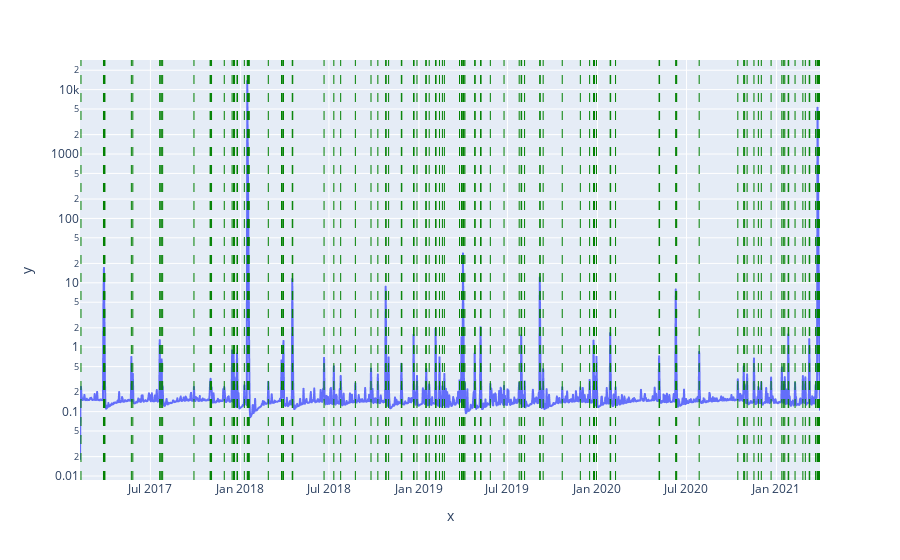

Notebook code for this chart:
### Code cell
fig = px.line(x = timestamps, y =stat_trajectory, log_y = True)
for i in changepoint:
  fig.add_vline(x=i, line_width=1,line_dash="dash" ,line_color="green")
fig.show()

### Figure 1 — Plotly figure (JSON) as saved in the notebook; plotly's stock layout.template omitted (floating-point values rounded to 4 significant figures; data arrays with more than 128 entries replaced by an {"elided": "..."} marker saying what was removed)
{"data": [{"hovertemplate": "x=%{x}<br>y=%{y}<extra></extra>", "legendgroup": "", "line": {"color": "#636efa", "dash": "solid"}, "marker": {"symbol": "circle"}, "mode": "lines", "name": "", "showlegend": false, "type": "scattergl", "x": {"elided": "1514 str values"}, "xaxis": "x", "y": {"elided": "1514 float values"}, "yaxis": "y"}], "layout": {"autosize": true, "legend": {"tracegroupgap": 0}, "margin": {"t": 60}, "shapes": [{"line": {"color": "green", "dash": "dash", "width": 1}, "type": "line", "x0": "2017-02-09T00:00:00", "x1": "2017-02-09T00:00:00", "xref": "x", "y0": 0, "y1": 1, "yref": "y domain"}, {"line": {"color": "green", "dash": "dash", "width": 1}, "type": "line", "x0": "2017-03-27T00:00:00", "x1": "2017-03-27T00:00:00", "xref": "x", "y0": 0, "y1": 1, "yref": "y domain"}, {"line": {"color": "green", "dash": "dash", "width": 1}, "type": "line", "x0": "2017-03-28T00:00:00", "x1": "2017-03-28T00:00:00", "xref": "x", "y0": 0, "y1": 1, "yref": "y domain"}, {"line": {"color": "green", "dash": "dash", "width": 1}, "type": "line", "x0": "2017-03-29T00:00:00", "x1": "2017-03-29T00:00:00", "xref": "x", "y0": 0, "y1": 1, "yref": "y domain"}, {"line": {"color": "green", "dash": "dash", "width": 1}, "type": "line", "x0": "2017-03-30T00:00:00", "x1": "2017-03-30T00:00:00", "xref": "x", "y0": 0, "y1": 1, "yref": "y domain"}, {"line": {"color": "green", "dash": "dash", "width": 1}, "type": "line", "x0": "2017-05-23T00:00:00", "x1": "2017-05-23T00:00:00", "xref": "x", "y0": 0, "y1": 1, "yref": "y domain"}, {"line": {"color": "green", "dash": "dash", "width": 1}, "type": "line", "x0": "2017-05-26T00:00:00", "x1": "2017-05-26T00:00:00", "xref": "x", "y0": 0, "y1": 1, "yref": "y domain"}, {"line": {"color": "green", "dash": "dash", "width": 1}, "type": "line", "x0": "2017-07-20T00:00:00", "x1": "2017-07-20T00:00:00", "xref": "x", "y0": 0, "y1": 1, "yref": "y domain"}, {"line": {"color": "green", "dash": "dash", "width": 1}, "type": "line", "x0": "2017-07-21T00:00:00", "x1": "2017-07-21T00:00:00", "xref": "x", "y0": 0, "y1": 1, "yref": "y domain"}, {"line": {"color": "green", "dash": "dash", "width": 1}, "type": "line", "x0": "2017-07-24T00:00:00", "x1": "2017-07-24T00:00:00", "xref": "x", "y0": 0, "y1": 1, "yref": "y domain"}, {"line": {"color": "green", "dash": "dash", "width": 1}, "type": "line", "x0": "2017-07-26T00:00:00", "x1": "2017-07-26T00:00:00", "xref": "x", "y0": 0, "y1": 1, "yref": "y domain"}, {"line": {"color": "green", "dash": "dash", "width": 1}, "type": "line", "x0": "2017-09-28T00:00:00", "x1": "2017-09-28T00:00:00", "xref": "x", "y0": 0, "y1": 1, "yref": "y domain"}, {"line": {"color": "green", "dash": "dash", "width": 1}, "type": "line", "x0": "2017-10-31T00:00:00", "x1": "2017-10-31T00:00:00", "xref": "x", "y0": 0, "y1": 1, "yref": "y domain"}, {"line": {"color": "green", "dash": "dash", "width": 1}, "type": "line", "x0": "2017-11-01T00:00:00", "x1": "2017-11-01T00:00:00", "xref": "x", "y0": 0, "y1": 1, "yref": "y domain"}, {"line": {"color": "green", "dash": "dash", "width": 1}, "type": "line", "x0": "2017-11-03T00:00:00", "x1": "2017-11-03T00:00:00", "xref": "x", "y0": 0, "y1": 1, "yref": "y domain"}, {"line": {"color": "green", "dash": "dash", "width": 1}, "type": "line", "x0": "2017-11-29T00:00:00", "x1": "2017-11-29T00:00:00", "xref": "x", "y0": 0, "y1": 1, "yref": "y domain"}, {"line": {"color": "green", "dash": "dash", "width": 1}, "type": "line", "x0": "2017-12-15T00:00:00", "x1": "2017-12-15T00:00:00", "xref": "x", "y0": 0, "y1": 1, "yref": "y domain"}, {"line": {"color": "green", "dash": "dash", "width": 1}, "type": "line", "x0": "2017-12-18T00:00:00", "x1": "2017-12-18T00:00:00", "xref": "x", "y0": 0, "y1": 1, "yref": "y domain"}, {"line": {"color": "green", "dash": "dash", "width": 1}, "type": "line", "x0": "2017-12-19T00:00:00", "x1": "2017-12-19T00:00:00", "xref": "x", "y0": 0, "y1": 1, "yref": "y domain"}, {"line": {"color": "green", "dash": "dash", "width": 1}, "type": "line", "x0": "2017-12-20T00:00:00", "x1": "2017-12-20T00:00:00", "xref": "x", "y0": 0, "y1": 1, "yref": "y domain"}, {"line": {"color": "green", "dash": "dash", "width": 1}, "type": "line", "x0": "2017-12-25T00:00:00", "x1": "2017-12-25T00:00:00", "xref": "x", "y0": 0, "y1": 1, "yref": "y domain"}, {"line": {"color": "green", "dash": "dash", "width": 1}, "type": "line", "x0": "2017-12-26T00:00:00", "x1": "2017-12-26T00:00:00", "xref": "x", "y0": 0, "y1": 1, "yref": "y domain"}, {"line": {"color": "green", "dash": "dash", "width": 1}, "type": "line", "x0": "2018-01-09T00:00:00", "x1": "2018-01-09T00:00:00", "xref": "x", "y0": 0, "y1": 1, "yref": "y domain"}, {"line": {"color": "green", "dash": "dash", "width": 1}, "type": "line", "x0": "2018-01-15T00:00:00", "x1": "2018-01-15T00:00:00", "xref": "x", "y0": 0, "y1": 1, "yref": "y domain"}, {"line": {"color": "green", "dash": "dash", "width": 1}, "type": "line", "x0": "2018-01-16T00:00:00", "x1": "2018-01-16T00:00:00", "xref": "x", "y0": 0, "y1": 1, "yref": "y domain"}, {"line": {"color": "green", "dash": "dash", "width": 1}, "type": "line", "x0": "2018-01-17T00:00:00", "x1": "2018-01-17T00:00:00", "xref": "x", "y0": 0, "y1": 1, "yref": "y domain"}, {"line": {"color": "green", "dash": "dash", "width": 1}, "type": "line", "x0": "2018-01-18T00:00:00", "x1": "2018-01-18T00:00:00", "xref": "x", "y0": 0, "y1": 1, "yref": "y domain"}, {"line": {"color": "green", "dash": "dash", "width": 1}, "type": "line", "x0": "2018-01-19T00:00:00", "x1": "2018-01-19T00:00:00", "xref": "x", "y0": 0, "y1": 1, "yref": "y domain"}, {"line": {"color": "green", "dash": "dash", "width": 1}, "type": "line", "x0": "2018-02-27T00:00:00", "x1": "2018-02-27T00:00:00", "xref": "x", "y0": 0, "y1": 1, "yref": "y domain"}, {"line": {"color": "green", "dash": "dash", "width": 1}, "type": "line", "x0": "2018-03-26T00:00:00", "x1": "2018-03-26T00:00:00", "xref": "x", "y0": 0, "y1": 1, "yref": "y domain"}, {"line": {"color": "green", "dash": "dash", "width": 1}, "type": "line", "x0": "2018-03-27T00:00:00", "x1": "2018-03-27T00:00:00", "xref": "x", "y0": 0, "y1": 1, "yref": "y domain"}, {"line": {"color": "green", "dash": "dash", "width": 1}, "type": "line", "x0": "2018-03-29T00:00:00", "x1": "2018-03-29T00:00:00", "xref": "x", "y0": 0, "y1": 1, "yref": "y domain"}, {"line": {"color": "green", "dash": "dash", "width": 1}, "type": "line", "x0": "2018-03-30T00:00:00", "x1": "2018-03-30T00:00:00", "xref": "x", "y0": 0, "y1": 1, "yref": "y domain"}, {"line": {"color": "green", "dash": "dash", "width": 1}, "type": "line", "x0": "2018-04-17T00:00:00", "x1": "2018-04-17T00:00:00", "xref": "x", "y0": 0, "y1": 1, "yref": "y domain"}, {"line": {"color": "green", "dash": "dash", "width": 1}, "type": "line", "x0": "2018-04-18T00:00:00", "x1": "2018-04-18T00:00:00", "xref": "x", "y0": 0, "y1": 1, "yref": "y domain"}, {"line": {"color": "green", "dash": "dash", "width": 1}, "type": "line", "x0": "2018-06-21T00:00:00", "x1": "2018-06-21T00:00:00", "xref": "x", "y0": 0, "y1": 1, "yref": "y domain"}, {"line": {"color": "green", "dash": "dash", "width": 1}, "type": "line", "x0": "2018-07-11T00:00:00", "x1": "2018-07-11T00:00:00", "xref": "x", "y0": 0, "y1": 1, "yref": "y domain"}, {"line": {"color": "green", "dash": "dash", "width": 1}, "type": "line", "x0": "2018-07-25T00:00:00", "x1": "2018-07-25T00:00:00", "xref": "x", "y0": 0, "y1": 1, "yref": "y domain"}, {"line": {"color": "green", "dash": "dash", "width": 1}, "type": "line", "x0": "2018-08-24T00:00:00", "x1": "2018-08-24T00:00:00", "xref": "x", "y0": 0, "y1": 1, "yref": "y domain"}, {"line": {"color": "green", "dash": "dash", "width": 1}, "type": "line", "x0": "2018-09-25T00:00:00", "x1": "2018-09-25T00:00:00", "xref": "x", "y0": 0, "y1": 1, "yref": "y domain"}, {"line": {"color": "green", "dash": "dash", "width": 1}, "type": "line", "x0": "2018-10-09T00:00:00", "x1": "2018-10-09T00:00:00", "xref": "x", "y0": 0, "y1": 1, "yref": "y domain"}, {"line": {"color": "green", "dash": "dash", "width": 1}, "type": "line", "x0": "2018-10-25T00:00:00", "x1": "2018-10-25T00:00:00", "xref": "x", "y0": 0, "y1": 1, "yref": "y domain"}, {"line": {"color": "green", "dash": "dash", "width": 1}, "type": "line", "x0": "2018-10-26T00:00:00", "x1": "2018-10-26T00:00:00", "xref": "x", "y0": 0, "y1": 1, "yref": "y domain"}, {"line": {"color": "green", "dash": "dash", "width": 1}, "type": "line", "x0": "2018-10-31T00:00:00", "x1": "2018-10-31T00:00:00", "xref": "x", "y0": 0, "y1": 1, "yref": "y domain"}, {"line": {"color": "green", "dash": "dash", "width": 1}, "type": "line", "x0": "2018-11-26T00:00:00", "x1": "2018-11-26T00:00:00", "xref": "x", "y0": 0, "y1": 1, "yref": "y domain"}, {"line": {"color": "green", "dash": "dash", "width": 1}, "type": "line", "x0": "2018-11-27T00:00:00", "x1": "2018-11-27T00:00:00", "xref": "x", "y0": 0, "y1": 1, "yref": "y domain"}, {"line": {"color": "green", "dash": "dash", "width": 1}, "type": "line", "x0": "2018-12-21T00:00:00", "x1": "2018-12-21T00:00:00", "xref": "x", "y0": 0, "y1": 1, "yref": "y domain"}, {"line": {"color": "green", "dash": "dash", "width": 1}, "type": "line", "x0": "2018-12-22T00:00:00", "x1": "2018-12-22T00:00:00", "xref": "x", "y0": 0, "y1": 1, "yref": "y domain"}, {"line": {"color": "green", "dash": "dash", "width": 1}, "type": "line", "x0": "2018-12-28T00:00:00", "x1": "2018-12-28T00:00:00", "xref": "x", "y0": 0, "y1": 1, "yref": "y domain"}, {"line": {"color": "green", "dash": "dash", "width": 1}, "type": "line", "x0": "2019-01-15T00:00:00", "x1": "2019-01-15T00:00:00", "xref": "x", "y0": 0, "y1": 1, "yref": "y domain"}, {"line": {"color": "green", "dash": "dash", "width": 1}, "type": "line", "x0": "2019-01-16T00:00:00", "x1": "2019-01-16T00:00:00", "xref": "x", "y0": 0, "y1": 1, "yref": "y domain"}, {"line": {"color": "green", "dash": "dash", "width": 1}, "type": "line", "x0": "2019-01-22T00:00:00", "x1": "2019-01-22T00:00:00", "xref": "x", "y0": 0, "y1": 1, "yref": "y domain"}, {"line": {"color": "green", "dash": "dash", "width": 1}, "type": "line", "x0": "2019-02-04T00:00:00", "x1": "2019-02-04T00:00:00", "xref": "x", "y0": 0, "y1": 1, "yref": "y domain"}, {"line": {"color": "green", "dash": "dash", "width": 1}, "type": "line", "x0": "2019-02-05T00:00:00", "x1": "2019-02-05T00:00:00", "xref": "x", "y0": 0, "y1": 1, "yref": "y domain"}, {"line": {"color": "green", "dash": "dash", "width": 1}, "type": "line", "x0": "2019-02-12T00:00:00", "x1": "2019-02-12T00:00:00", "xref": "x", "y0": 0, "y1": 1, "yref": "y domain"}, {"line": {"color": "green", "dash": "dash", "width": 1}, "type": "line", "x0": "2019-02-18T00:00:00", "x1": "2019-02-18T00:00:00", "xref": "x", "y0": 0, "y1": 1, "yref": "y domain"}, {"line": {"color": "green", "dash": "dash", "width": 1}, "type": "line", "x0": "2019-02-22T00:00:00", "x1": "2019-02-22T00:00:00", "xref": "x", "y0": 0, "y1": 1, "yref": "y domain"}, {"line": {"color": "green", "dash": "dash", "width": 1}, "type": "line", "x0": "2019-03-25T00:00:00", "x1": "2019-03-25T00:00:00", "xref": "x", "y0": 0, "y1": 1, "yref": "y domain"}, {"line": {"color": "green", "dash": "dash", "width": 1}, "type": "line", "x0": "2019-03-29T00:00:00", "x1": "2019-03-29T00:00:00", "xref": "x", "y0": 0, "y1": 1, "yref": "y domain"}, {"line": {"color": "green", "dash": "dash", "width": 1}, "type": "line", "x0": "2019-03-30T00:00:00", "x1": "2019-03-30T00:00:00", "xref": "x", "y0": 0, "y1": 1, "yref": "y domain"}, {"line": {"color": "green", "dash": "dash", "width": 1}, "type": "line", "x0": "2019-04-01T00:00:00", "x1": "2019-04-01T00:00:00", "xref": "x", "y0": 0, "y1": 1, "yref": "y domain"}, {"line": {"color": "green", "dash": "dash", "width": 1}, "type": "line", "x0": "2019-04-02T00:00:00", "x1": "2019-04-02T00:00:00", "xref": "x", "y0": 0, "y1": 1, "yref": "y domain"}, {"line": {"color": "green", "dash": "dash", "width": 1}, "type": "line", "x0": "2019-04-03T00:00:00", "x1": "2019-04-03T00:00:00", "xref": "x", "y0": 0, "y1": 1, "yref": "y domain"}, {"line": {"color": "green", "dash": "dash", "width": 1}, "type": "line", "x0": "2019-04-05T00:00:00", "x1": "2019-04-05T00:00:00", "xref": "x", "y0": 0, "y1": 1, "yref": "y domain"}, {"line": {"color": "green", "dash": "dash", "width": 1}, "type": "line", "x0": "2019-04-25T00:00:00", "x1": "2019-04-25T00:00:00", "xref": "x", "y0": 0, "y1": 1, "yref": "y domain"}, {"line": {"color": "green", "dash": "dash", "width": 1}, "type": "line", "x0": "2019-04-26T00:00:00", "x1": "2019-04-26T00:00:00", "xref": "x", "y0": 0, "y1": 1, "yref": "y domain"}, {"line": {"color": "green", "dash": "dash", "width": 1}, "type": "line", "x0": "2019-05-07T00:00:00", "x1": "2019-05-07T00:00:00", "xref": "x", "y0": 0, "y1": 1, "yref": "y domain"}, {"line": {"color": "green", "dash": "dash", "width": 1}, "type": "line", "x0": "2019-05-08T00:00:00", "x1": "2019-05-08T00:00:00", "xref": "x", "y0": 0, "y1": 1, "yref": "y domain"}, {"line": {"color": "green", "dash": "dash", "width": 1}, "type": "line", "x0": "2019-05-27T00:00:00", "x1": "2019-05-27T00:00:00", "xref": "x", "y0": 0, "y1": 1, "yref": "y domain"}, {"line": {"color": "green", "dash": "dash", "width": 1}, "type": "line", "x0": "2019-06-24T00:00:00", "x1": "2019-06-24T00:00:00", "xref": "x", "y0": 0, "y1": 1, "yref": "y domain"}, {"line": {"color": "green", "dash": "dash", "width": 1}, "type": "line", "x0": "2019-07-25T00:00:00", "x1": "2019-07-25T00:00:00", "xref": "x", "y0": 0, "y1": 1, "yref": "y domain"}, {"line": {"color": "green", "dash": "dash", "width": 1}, "type": "line", "x0": "2019-07-29T00:00:00", "x1": "2019-07-29T00:00:00", "xref": "x", "y0": 0, "y1": 1, "yref": "y domain"}, {"line": {"color": "green", "dash": "dash", "width": 1}, "type": "line", "x0": "2019-07-30T00:00:00", "x1": "2019-07-30T00:00:00", "xref": "x", "y0": 0, "y1": 1, "yref": "y domain"}, {"line": {"color": "green", "dash": "dash", "width": 1}, "type": "line", "x0": "2019-08-05T00:00:00", "x1": "2019-08-05T00:00:00", "xref": "x", "y0": 0, "y1": 1, "yref": "y domain"}, {"line": {"color": "green", "dash": "dash", "width": 1}, "type": "line", "x0": "2019-09-05T00:00:00", "x1": "2019-09-05T00:00:00", "xref": "x", "y0": 0, "y1": 1, "yref": "y domain"}, {"line": {"color": "green", "dash": "dash", "width": 1}, "type": "line", "x0": "2019-09-06T00:00:00", "x1": "2019-09-06T00:00:00", "xref": "x", "y0": 0, "y1": 1, "yref": "y domain"}, {"line": {"color": "green", "dash": "dash", "width": 1}, "type": "line", "x0": "2019-09-12T00:00:00", "x1": "2019-09-12T00:00:00", "xref": "x", "y0": 0, "y1": 1, "yref": "y domain"}, {"line": {"color": "green", "dash": "dash", "width": 1}, "type": "line", "x0": "2019-10-21T00:00:00", "x1": "2019-10-21T00:00:00", "xref": "x", "y0": 0, "y1": 1, "yref": "y domain"}, {"line": {"color": "green", "dash": "dash", "width": 1}, "type": "line", "x0": "2019-11-27T00:00:00", "x1": "2019-11-27T00:00:00", "xref": "x", "y0": 0, "y1": 1, "yref": "y domain"}, {"line": {"color": "green", "dash": "dash", "width": 1}, "type": "line", "x0": "2019-12-16T00:00:00", "x1": "2019-12-16T00:00:00", "xref": "x", "y0": 0, "y1": 1, "yref": "y domain"}, {"line": {"color": "green", "dash": "dash", "width": 1}, "type": "line", "x0": "2019-12-24T00:00:00", "x1": "2019-12-24T00:00:00", "xref": "x", "y0": 0, "y1": 1, "yref": "y domain"}, {"line": {"color": "green", "dash": "dash", "width": 1}, "type": "line", "x0": "2019-12-25T00:00:00", "x1": "2019-12-25T00:00:00", "xref": "x", "y0": 0, "y1": 1, "yref": "y domain"}, {"line": {"color": "green", "dash": "dash", "width": 1}, "type": "line", "x0": "2019-12-26T00:00:00", "x1": "2019-12-26T00:00:00", "xref": "x", "y0": 0, "y1": 1, "yref": "y domain"}, {"line": {"color": "green", "dash": "dash", "width": 1}, "type": "line", "x0": "2019-12-30T00:00:00", "x1": "2019-12-30T00:00:00", "xref": "x", "y0": 0, "y1": 1, "yref": "y domain"}, {"line": {"color": "green", "dash": "dash", "width": 1}, "type": "line", "x0": "2020-01-27T00:00:00", "x1": "2020-01-27T00:00:00", "xref": "x", "y0": 0, "y1": 1, "yref": "y domain"}, {"line": {"color": "green", "dash": "dash", "width": 1}, "type": "line", "x0": "2020-01-28T00:00:00", "x1": "2020-01-28T00:00:00", "xref": "x", "y0": 0, "y1": 1, "yref": "y domain"}, {"line": {"color": "green", "dash": "dash", "width": 1}, "type": "line", "x0": "2020-02-07T00:00:00", "x1": "2020-02-07T00:00:00", "xref": "x", "y0": 0, "y1": 1, "yref": "y domain"}, {"line": {"color": "green", "dash": "dash", "width": 1}, "type": "line", "x0": "2020-05-06T00:00:00", "x1": "2020-05-06T00:00:00", "xref": "x", "y0": 0, "y1": 1, "yref": "y domain"}, {"line": {"color": "green", "dash": "dash", "width": 1}, "type": "line", "x0": "2020-05-07T00:00:00", "x1": "2020-05-07T00:00:00", "xref": "x", "y0": 0, "y1": 1, "yref": "y domain"}, {"line": {"color": "green", "dash": "dash", "width": 1}, "type": "line", "x0": "2020-06-09T00:00:00", "x1": "2020-06-09T00:00:00", "xref": "x", "y0": 0, "y1": 1, "yref": "y domain"}, {"line": {"color": "green", "dash": "dash", "width": 1}, "type": "line", "x0": "2020-06-10T00:00:00", "x1": "2020-06-10T00:00:00", "xref": "x", "y0": 0, "y1": 1, "yref": "y domain"}, {"line": {"color": "green", "dash": "dash", "width": 1}, "type": "line", "x0": "2020-06-11T00:00:00", "x1": "2020-06-11T00:00:00", "xref": "x", "y0": 0, "y1": 1, "yref": "y domain"}, {"line": {"color": "green", "dash": "dash", "width": 1}, "type": "line", "x0": "2020-07-27T00:00:00", "x1": "2020-07-27T00:00:00", "xref": "x", "y0": 0, "y1": 1, "yref": "y domain"}, {"line": {"color": "green", "dash": "dash", "width": 1}, "type": "line", "x0": "2020-10-14T00:00:00", "x1": "2020-10-14T00:00:00", "xref": "x", "y0": 0, "y1": 1, "yref": "y domain"}, {"line": {"color": "green", "dash": "dash", "width": 1}, "type": "line", "x0": "2020-10-26T00:00:00", "x1": "2020-10-26T00:00:00", "xref": "x", "y0": 0, "y1": 1, "yref": "y domain"}, {"line": {"color": "green", "dash": "dash", "width": 1}, "type": "line", "x0": "2020-10-28T00:00:00", "x1": "2020-10-28T00:00:00", "xref": "x", "y0": 0, "y1": 1, "yref": "y domain"}, {"line": {"color": "green", "dash": "dash", "width": 1}, "type": "line", "x0": "2020-11-02T00:00:00", "x1": "2020-11-02T00:00:00", "xref": "x", "y0": 0, "y1": 1, "yref": "y domain"}, {"line": {"color": "green", "dash": "dash", "width": 1}, "type": "line", "x0": "2020-11-16T00:00:00", "x1": "2020-11-16T00:00:00", "xref": "x", "y0": 0, "y1": 1, "yref": "y domain"}, {"line": {"color": "green", "dash": "dash", "width": 1}, "type": "line", "x0": "2020-11-25T00:00:00", "x1": "2020-11-25T00:00:00", "xref": "x", "y0": 0, "y1": 1, "yref": "y domain"}, {"line": {"color": "green", "dash": "dash", "width": 1}, "type": "line", "x0": "2020-12-01T00:00:00", "x1": "2020-12-01T00:00:00", "xref": "x", "y0": 0, "y1": 1, "yref": "y domain"}, {"line": {"color": "green", "dash": "dash", "width": 1}, "type": "line", "x0": "2020-12-21T00:00:00", "x1": "2020-12-21T00:00:00", "xref": "x", "y0": 0, "y1": 1, "yref": "y domain"}, {"line": {"color": "green", "dash": "dash", "width": 1}, "type": "line", "x0": "2021-01-12T00:00:00", "x1": "2021-01-12T00:00:00", "xref": "x", "y0": 0, "y1": 1, "yref": "y domain"}, {"line": {"color": "green", "dash": "dash", "width": 1}, "type": "line", "x0": "2021-01-15T00:00:00", "x1": "2021-01-15T00:00:00", "xref": "x", "y0": 0, "y1": 1, "yref": "y domain"}, {"line": {"color": "green", "dash": "dash", "width": 1}, "type": "line", "x0": "2021-01-18T00:00:00", "x1": "2021-01-18T00:00:00", "xref": "x", "y0": 0, "y1": 1, "yref": "y domain"}, {"line": {"color": "green", "dash": "dash", "width": 1}, "type": "line", "x0": "2021-01-25T00:00:00", "x1": "2021-01-25T00:00:00", "xref": "x", "y0": 0, "y1": 1, "yref": "y domain"}, {"line": {"color": "green", "dash": "dash", "width": 1}, "type": "line", "x0": "2021-01-26T00:00:00", "x1": "2021-01-26T00:00:00", "xref": "x", "y0": 0, "y1": 1, "yref": "y domain"}, {"line": {"color": "green", "dash": "dash", "width": 1}, "type": "line", "x0": "2021-02-08T00:00:00", "x1": "2021-02-08T00:00:00", "xref": "x", "y0": 0, "y1": 1, "yref": "y domain"}, {"line": {"color": "green", "dash": "dash", "width": 1}, "type": "line", "x0": "2021-02-24T00:00:00", "x1": "2021-02-24T00:00:00", "xref": "x", "y0": 0, "y1": 1, "yref": "y domain"}, {"line": {"color": "green", "dash": "dash", "width": 1}, "type": "line", "x0": "2021-03-01T00:00:00", "x1": "2021-03-01T00:00:00", "xref": "x", "y0": 0, "y1": 1, "yref": "y domain"}, {"line": {"color": "green", "dash": "dash", "width": 1}, "type": "line", "x0": "2021-03-09T00:00:00", "x1": "2021-03-09T00:00:00", "xref": "x", "y0": 0, "y1": 1, "yref": "y domain"}, {"line": {"color": "green", "dash": "dash", "width": 1}, "type": "line", "x0": "2021-03-10T00:00:00", "x1": "2021-03-10T00:00:00", "xref": "x", "y0": 0, "y1": 1, "yref": "y domain"}, {"line": {"color": "green", "dash": "dash", "width": 1}, "type": "line", "x0": "2021-03-22T00:00:00", "x1": "2021-03-22T00:00:00", "xref": "x", "y0": 0, "y1": 1, "yref": "y domain"}, {"line": {"color": "green", "dash": "dash", "width": 1}, "type": "line", "x0": "2021-03-25T00:00:00", "x1": "2021-03-25T00:00:00", "xref": "x", "y0": 0, "y1": 1, "yref": "y domain"}, {"line": {"color": "green", "dash": "dash", "width": 1}, "type": "line", "x0": "2021-03-26T00:00:00", "x1": "2021-03-26T00:00:00", "xref": "x", "y0": 0, "y1": 1, "yref": "y domain"}, {"line": {"color": "green", "dash": "dash", "width": 1}, "type": "line", "x0": "2021-03-27T00:00:00", "x1": "2021-03-27T00:00:00", "xref": "x", "y0": 0, "y1": 1, "yref": "y domain"}, {"line": {"color": "green", "dash": "dash", "width": 1}, "type": "line", "x0": "2021-03-28T00:00:00", "x1": "2021-03-28T00:00:00", "xref": "x", "y0": 0, "y1": 1, "yref": "y domain"}, {"line": {"color": "green", "dash": "dash", "width": 1}, "type": "line", "x0": "2021-03-29T00:00:00", "x1": "2021-03-29T00:00:00", "xref": "x", "y0": 0, "y1": 1, "yref": "y domain"}, {"line": {"color": "green", "dash": "dash", "width": 1}, "type": "line", "x0": "2021-03-30T00:00:00", "x1": "2021-03-30T00:00:00", "xref": "x", "y0": 0, "y1": 1, "yref": "y domain"}], "xaxis": {"anchor": "y", "autorange": true, "domain": [0, 1], "range": ["2017-02-07", "2021-03-31"], "title": {"text": "x"}, "type": "date"}, "yaxis": {"anchor": "x", "autorange": true, "domain": [0, 1], "range": [-2.062, 4.46], "title": {"text": "y"}, "type": "log"}}}
